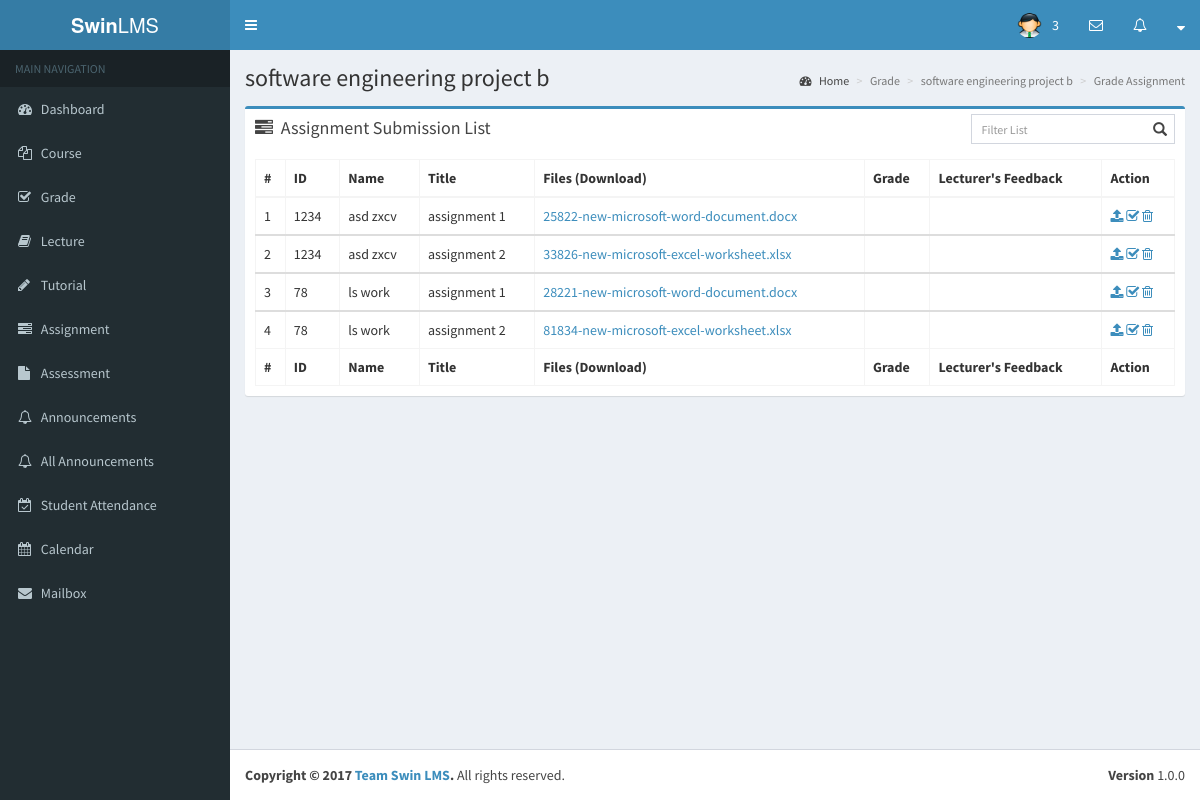
Page /lecturer/grade_assignment_view.php?id=2&name=software engineering project b on the earlier database version.
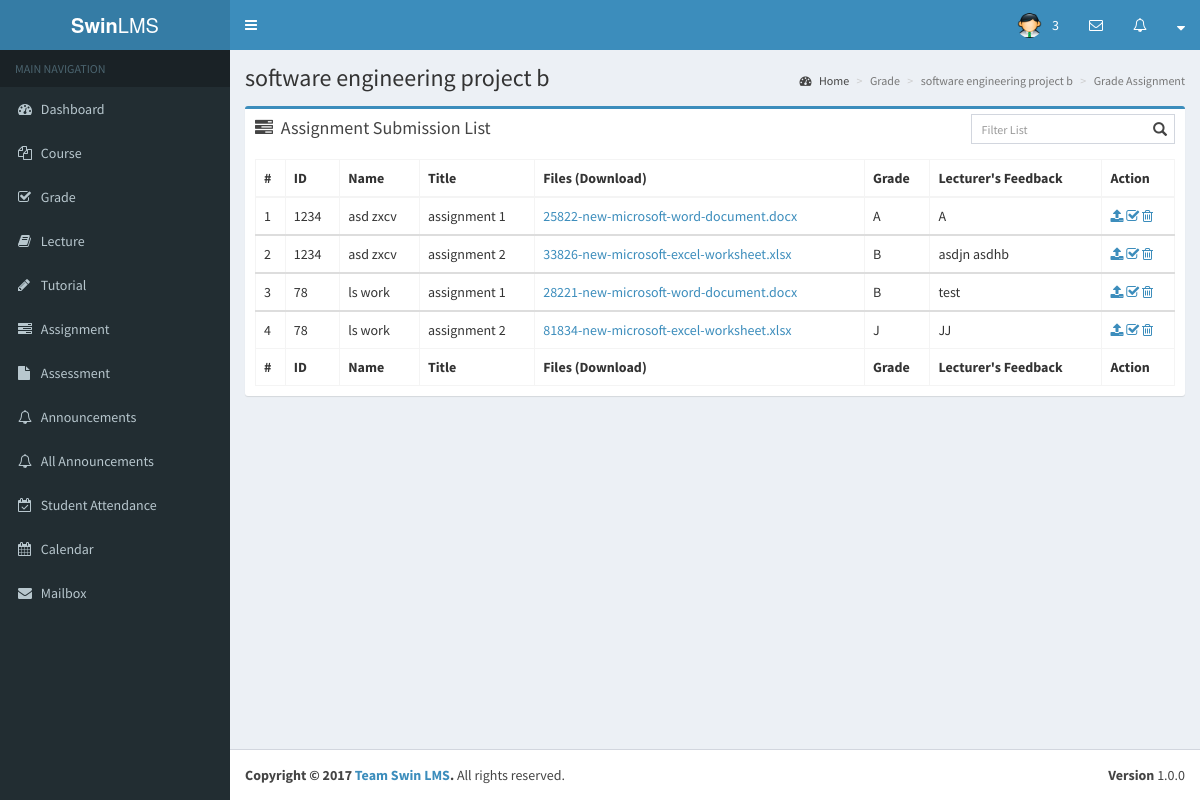
Same page on the later database version.
### tables this page shows
CREATE TABLE `assignment_submission` (
  `id` int(11) NOT NULL,
  `unit_id` int(11) NOT NULL,
  `user_id` int(11) NOT NULL,
  `title` varchar(45) NOT NULL,
  `file` varchar(100) NOT NULL,
  `type` varchar(30) NOT NULL,
  `size` int(11) NOT NULL,
  `grade` varchar(10) DEFAULT NULL,
  `feedback` varchar(255) DEFAULT NULL
);

CREATE TABLE `users` (
  `id` int(11) NOT NULL,
  `login_id` varchar(25) NOT NULL,
  `password` varchar(50) NOT NULL,
  `created` datetime NOT NULL,
  `type` varchar(10) NOT NULL,
  `email` varchar(50) NOT NULL,
  `first_name` varchar(45) NOT NULL,
  `last_name` varchar(45) NOT NULL,
  `address` varchar(100) NOT NULL,
  `city` varchar(20) DEFAULT NULL,
  `country` varchar(20) DEFAULT NULL,
  `postcode` int(10) DEFAULT NULL,
  `phone` int(15) DEFAULT NULL,
  `contact` int(11) NOT NULL,
  `course_id` int(11) DEFAULT NULL,
  `department` varchar(50) DEFAULT NULL,
  `dob` date DEFAULT NULL,
  `photo` varchar(100) DEFAULT NULL,
  `egname` varchar(50) DEFAULT NULL,
  `egemail` varchar(50) DEFAULT NULL,
  `egcontact` varchar(15) DEFAULT NULL,
  `relationship` varchar(15) DEFAULT NULL
);

### lecturer/grade_assignment_view.php (the view, shortened to what the changed rows need)
<?php
require_once '../app/config.php';
$counter = 0;
$contentheaderQuery = $db->prepare("
    SELECT id, name
    FROM unit
    WHERE id=:id
");
$contentheaderQuery->execute([
    'id' => $_SESSION['unit_id']
]);
$contentheader = $contentheaderQuery->rowCount() ? $contentheaderQuery : [];
$courselistQuery = $db->prepare("
    SELECT u.login_id, u.first_name, u.last_name, a.id, a.title, a.file, a.grade, a.feedback
    FROM assignment_submission a
    JOIN users u
    ON a.user_id = u.id
    WHERE unit_id=:unit_id
");
$courselistQuery->execute([
    'unit_id' => $_SESSION['unit_id']
]);
$courselist = $courselistQuery->rowCount() ? $courselistQuery : [];
?>
<!DOCTYPE html>
<html>
		<?php include_once('first.php') ?>
	<body class="hold-transition skin-blue sidebar-mini">
          <div class="content-wrapper">
            <?php if(!empty($contentheader)): ?>
            <section class="content-header contentheader">
              <?php foreach($contentheader as $header): ?>
                  <h1 class="header">
                      <?php echo $header['name']; ?>
                  </h1>
              <?php endforeach; ?>
            </section>
            <?php endif; ?>
            <section class="content">
              <div class="row">
                <section class="col-lg-12">
                  <div class="box box-primary">
                    <div class="box-body">
                        <?php if(!empty($courselist)): ?>
                        <table id="assignment_submission_in_course" class="table table-bordered table-hover courselist">
                            <thead>
                                <tr>
                                    <th>#</th>
                                    <th>ID</th>
                                    <th>Name</th>
                                    <th>Title</th>
                                    <th>Files (Download)</th>
                                    <th>Grade</th>
                                    <th>Lecturer's Feedback</th>
                                    <th>Action</th>
                                </tr>
                            </thead>
                            <?php foreach($courselist as $course):
                                $counter++;
                            ?>
                            <tbody class="$course">
                                <tr>
                                    <td><?php echo $counter ?></td>
                                    <td><?php echo $course['login_id']; ?></td>
                                    <td><?php echo $course['first_name']. ' ' . $course['last_name']; ?></td>
                                    <td><?php echo $course['title']; ?></td>
                                    <td><a href="../student/upload/uploads/<?php echo $course['file']; ?>" target="_blank"><?php echo $course['file']; ?></a></td>
                                    <td><?php echo $course['grade']; ?></td>
                                    <td><?php echo $course['feedback']; ?></td>
                                    <td>
                                        <a href="#" class="upload" data-toggle="modal" data-target="#assignment-update"><i class="fa fa-upload"></i></a>
                                        <a href="#" class="upload" data-toggle="modal" data-target="#assignment-mark1" data-id="<?php echo $course['id'] ?>"><i class="fa fa-check-square-o"></i></a>
                                        <a href="submission/remove1.php?id=<?php echo $course['id'] ?>&unit_id=<?php echo $_SESSION['unit_id']; ?>"><i class="fa fa-trash-o"></i></a>
                                    </td>
                                </tr>
                            </tbody>
                            <?php endforeach; ?>
                            <tfoot>
                                <tr>
                                    <th>#</th>
                                    <th>ID</th>
                                    <th>Name</th>
                                    <th>Title</th>
                                    <th>Files (Download)</th>
                                    <th>Grade</th>
                                    <th>Lecturer's Feedback</th>
                                    <th>Action</th>
                                </tr>
                            </tfoot>
                        </table>
                        <?php else: ?>
                            <p>There is no submission to display.</p>
                        <?php endif; ?>
                    </div>
                  </div>
                </section>
            </div>
        </section>
        </div>
	</body>
</html>

Differences in the rows shown:
changed assignment_submission "25822-new-microsoft-word-document.docx": grade (not shown) → "A"; feedback (not shown) → "A"
changed assignment_submission "33826-new-microsoft-excel-worksheet.xlsx": grade (not shown) → "B"; feedback (not shown) → "asdjn asdhb"
changed assignment_submission "28221-new-microsoft-word-document.docx": grade (not shown) → "B"; feedback (not shown) → "test"
changed assignment_submission "81834-new-microsoft-excel-worksheet.xlsx": grade (not shown) → "J"; feedback (not shown) → "JJ"
